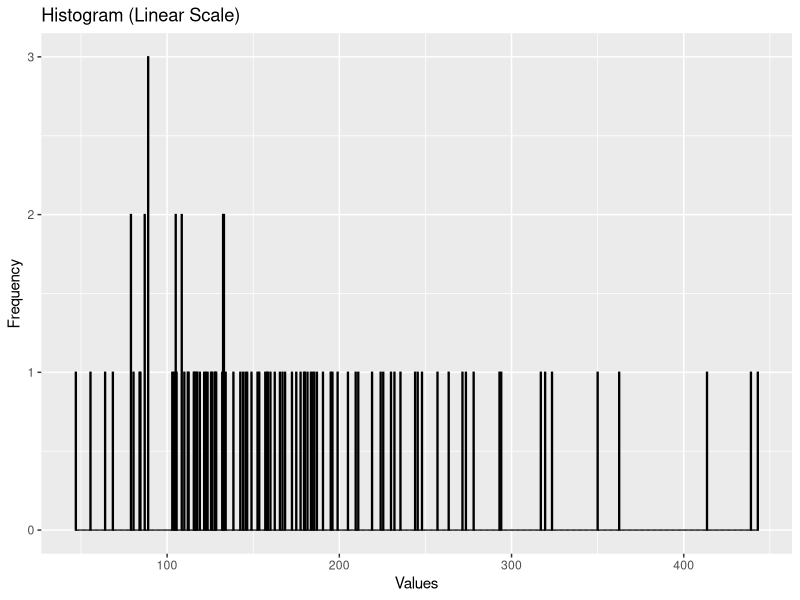
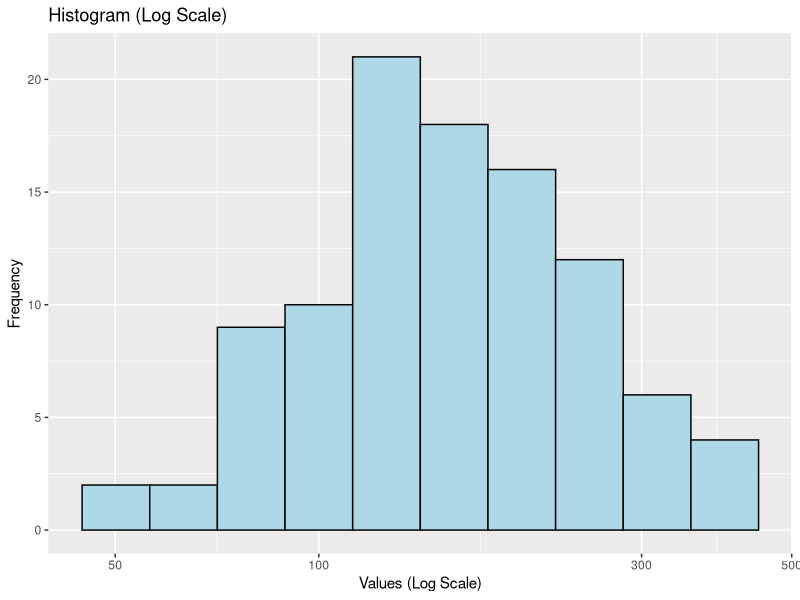
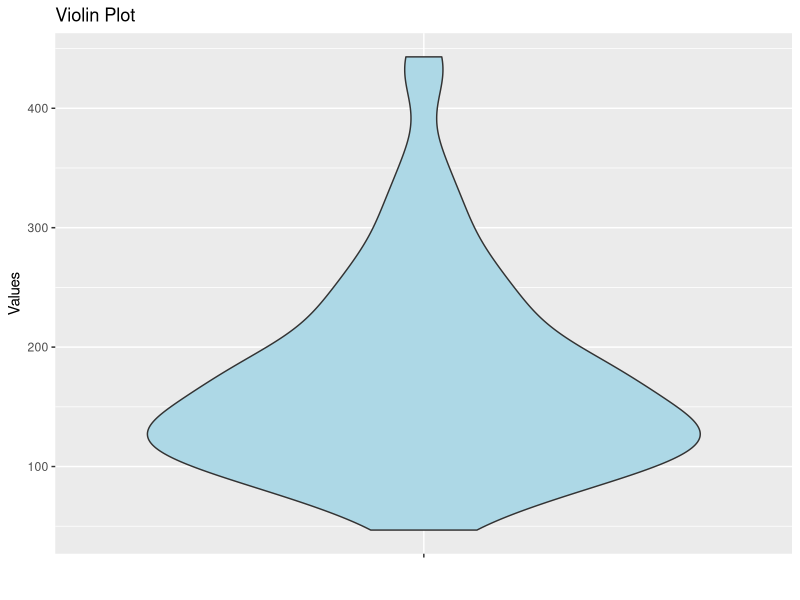

Source code (R) for these figures, in order:
## ---- chunk 1
library(ggplot2)

# Set the seed for reproducibility
set.seed(123)

# Generate 100 values from a log-normal distribution
values <- rlnorm(100, meanlog = 5, sdlog = 0.5)

# Create a data frame with the sampled values
data <- data.frame(values)

# Create a histogram on the linear scale
histogram_linear <- ggplot(data, aes(x = values)) +
  geom_histogram(binwidth = 0.5, color = "black", fill = "lightblue") +
  labs(title = "Histogram (Linear Scale)", x = "Values", y = "Frequency")

# Create a histogram on the log scale
histogram_log <- ggplot(data, aes(x = values)) +
  geom_histogram(binwidth = 0.1, color = "black", fill = "lightblue") +
  labs(title = "Histogram (Log Scale)", x = "Values (Log Scale)", y = "Frequency") +
  scale_x_log10()

# Create a violin plot
violin_plot <- ggplot(data, aes(x = "", y = values)) +
  geom_violin(fill = "lightblue") +
  labs(title = "Violin Plot", x = "", y = "Values")

# Display the plots
histogram_linear
histogram_log
violin_plot
